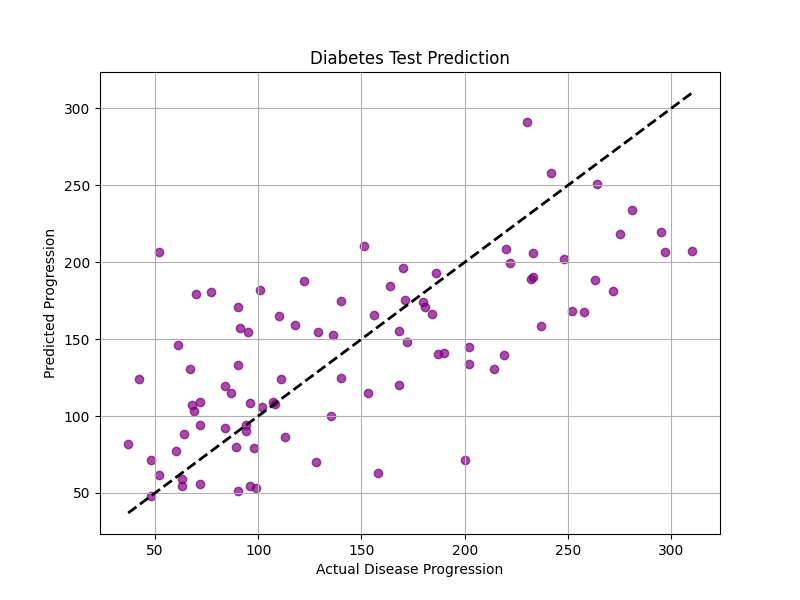

Here is the Python script that generated this plot:
import warnings
warnings.filterwarnings("ignore", category=UserWarning, module="numpy._core.getlimits")

import pandas as pd
import matplotlib.pyplot as plt

from sklearn.datasets import load_diabetes
from sklearn.model_selection import train_test_split
from sklearn.linear_model import LinearRegression
from sklearn.metrics import mean_squared_error


# Load the diabetes dataset
data = load_diabetes()
X = pd.DataFrame(data.data, columns=data.feature_names)
y = pd.Series(data.target)

print("## Features ##")
print(X.sample(5))
print("\n## Describe ##")
print(X.describe())
print("\n## Target ##")
print(y.sample(5))

# Split the dataset into training and testing sets
X_train, X_test, y_train, y_test = train_test_split(X, y, test_size=0.2, random_state=42)

# Train model
model = LinearRegression()
model.fit(X_train, y_train)

# Evaluate model
y_train_pred = model.predict(X_train)
y_test_pred = model.predict(X_test)
train_mse = mean_squared_error(y_train, y_train_pred)
test_mse = mean_squared_error(y_test, y_test_pred)

print("\n## Model Evaluation ##")
print(f"Training MSE: {train_mse:.2f}")
print(f"Testing MSE: {test_mse:.2f}")
print(f"Coefficients: {model.coef_.astype(int).tolist()}")
print(f"Intercept: {model.intercept_}")

# Plotting the results
plt.figure(figsize=(8, 6)) # Create a figure window, size 8x6 inches
plt.scatter(y_test, y_test_pred, color="purple", alpha=0.7) # Scatter plot of actual vs predicted
plt.plot([y_test.min(), y_test.max()], [y_test.min(), y_test.max()], 'k--', lw=2) # Diagonal reference line
plt.xlabel("Actual Disease Progression")
plt.ylabel("Predicted Progression")
plt.title("Diabetes Test Prediction")
plt.grid(True) # Add grid for better readability
plt.show()

# Save as PNG
plt.savefig("predicting-diabetes.png")
print("Plot saved as predicting-diabetes.png")

# Save the model
import joblib
joblib.dump(model, "diabetes_model.pkl")
print("Model saved as diabetes_model.pkl")
